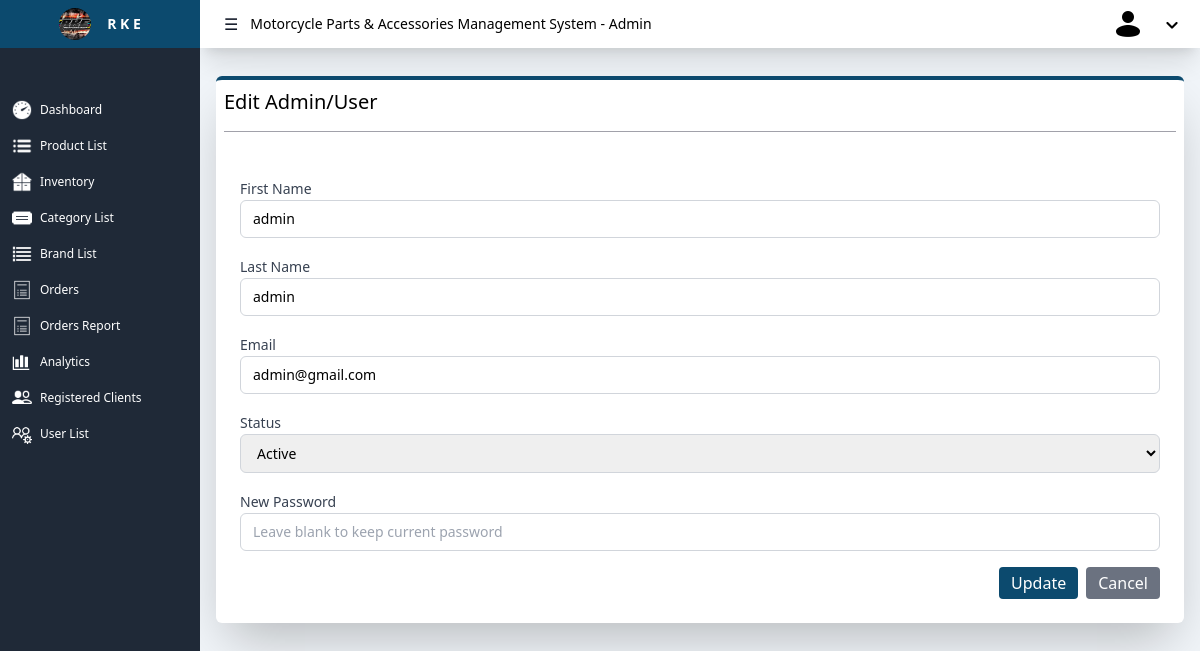
The app's page /admin/user/edit_user.php?id=1 with its own data.
### tables this page shows
CREATE TABLE `admin_list` (
  `id` int(11) NOT NULL AUTO_INCREMENT,
  `firstname` varchar(100) DEFAULT NULL,
  `lastname` varchar(100) DEFAULT NULL,
  `email` varchar(255) DEFAULT NULL,
  `password` varchar(255) DEFAULT NULL,
  `created_at` timestamp NOT NULL DEFAULT current_timestamp(),
  `status` enum('active','inactive') DEFAULT 'active',
  `avatar` varchar(255) DEFAULT NULL,
  PRIMARY KEY (`id`)
);

### admin/user/edit_user.php (the view, shortened to what this page needs)
<?php
$servername = "localhost";
$username = "root";
$password = "";
$dbname = "wbsif_db";
$conn = new mysqli($servername, $username, $password, $dbname);
if (isset($_GET['id'])) {
    $id = $_GET['id'];
    $sql = "SELECT * FROM admin_list WHERE id = ?";
    $stmt = $conn->prepare($sql);
    $stmt->bind_param("i", $id);
    $stmt->execute();
    $result = $stmt->get_result();
    $admin = $result->fetch_assoc();
} else {
    exit;
}
?>
<!DOCTYPE html>
<html lang="en">
<head>
    <script src="https://cdn.tailwindcss.com"></script>
    <link rel="stylesheet" href="../assets/style.css">
</head>
<body class="relative">
    <div class="flex h-screen">
        <nav id="nav-left" class="nav-left bg-gray-800 z-50 lg:relative flex flex-col transition-all duration-300">
            <ul class="flex flex-col text-xs h-full">
                <div class="flex items-center justify-center text-center p-2 bg-sky-900">
                    <img src="../images/logo.jpg" class="w-8 h-8 rounded-full cursor-pointer">
                    <h1 class="ml-4 text-sm text-white font-bold nav-title">R K E</h1>
                </div>
                <li class="mt-4">
                    <a href="../dashboard/dashboard.php" class="nav-link flex items-center p-2 text-white hover:bg-gray-500 mt-7">
                        <img src="../images/icons8-dashboard-50.png" class="w-5 h-5 mr-2 ml-1 filter brightness-0 invert">
                        <span>Dashboard</span>
                    </a>
                </li>
                <li>
                    <a href="../products/product_list.php" class="nav-link flex items-center p-2 text-white hover:bg-gray-500">
                        <img src="../images/icons8-bulleted-list-48.png" class="w-5 h-5 mr-2 ml-1 filter brightness-0 invert">
                        <span>Product List</span>
                    </a>
                </li>
                <li>
                    <a href="../inventory/product_stocks.php" class="nav-link flex items-center p-2 text-white hover:bg-gray-500">
                        <img src="../images/icons8-inventory-50.png" class="w-5 h-5 mr-2 ml-1 filter brightness-0 invert">
                        <span>Inventory</span>
                    </a>
                </li>
                <li>
                    <a href="../maintenance/list_of_category.php" class="nav-link flex items-center p-2 text-white hover:bg-gray-500">
                        <img src="../images/icons8-category-50 (1).png" class="w-5 h-5 mr-2 ml-1 filter brightness-0 invert">
                        <span>Category List</span>
                    </a>
                </li>
                <li>
                    <a href="../maintenance/list_of_brand.php" class="nav-link flex items-center p-2 text-white hover:bg-gray-500">
                        <img src="../images/icons8-list-50.png" class="w-5 h-5 mr-2 ml-1 filter brightness-0 invert">
                        <span>Brand List</span>
                    </a>
                </li>
                <li>
                    <a href="../orders/order_list.php" class="nav-link flex items-center p-2 text-white hover:bg-gray-500">
                        <img src="../images/icons8-order-50.png" class="w-5 h-5 mr-2 ml-1 filter brightness-0 invert">
                        <span>Orders</span>
                    </a>
                </li>
                <li>
                    <a href="../orders report/orders_report.php" class="nav-link flex items-center p-2 text-white hover:bg-gray-500">
                        <img src="../images/icons8-order-50.png" class="w-5 h-5 mr-2 ml-1 filter brightness-0 invert">
                        <span>Orders Report</span>
                    </a>
                </li>
                <li>
                    <a href="#" class="nav-link flex items-center p-2 text-white hover:bg-gray-500">
                        <img src="../images/icons8-analytics-30.png" class="w-5 h-5 mr-2 ml-1 filter brightness-0 invert">
                        <span>Analytics</span>
                    </a>
                </li>
                <li>
                    <a href="/wbsif/admin/clients/list_clients.php" class="nav-link flex items-center p-2 text-white hover:bg-gray-500">
                        <img src="../images/icons8-group-30.png" class="w-5 h-5 mr-2 ml-1 filter brightness-0 invert">
                        <span>Registered Clients</span>
                    </a>
                </li>
                <li>
                    <a href="../user/users.php" class="nav-link flex items-center p-2 text-white hover:bg-gray-500">
                        <img src="../images/icons8-users-settings-32.png" class="w-5 h-5 mr-2 ml-1 filter brightness-0 invert">
                        <span>User List</span>
                    </a>
                </li>
            </ul>
        </nav>
        <div class="flex flex-col flex-grow bg-slate-100">
            <div class="flex flex-col lg:flex-row shadow-xl p-2 bg-white">
                <div class="center-container flex items-center justify-start w-full lg:w-3/5">
                    <button class="hidden lg:block text-gray-900 p-1 ml-3" onclick="toggleNavLarge()">
                        ☰
                    </button>
                    <h1 class="text-black lg:text-sm hidden lg:block ml-2">Motorcycle Parts & Accessories Management System - Admin</h1>
                </div>
                <div class="dropdown-container flex items-center lg:w-1/5 ml-auto">
    <ul class="flex items-center w-full justify-end">
        <li class="list-none inline-block dropdown">
            <button class="dropbtn px-2 text-black flex items-center">
                <?php if (!empty($user_avatar)): ?>
                    <img src="<?php echo htmlspecialchars($user_avatar); ?>" alt="User Avatar" class="w-8 h-8 rounded-full mr-2">
                <?php else: ?>
                    <img src="../images/icons8-user-32.png" alt="Default Avatar" class="w-8 h-8 rounded-full mr-2">
                <?php endif; ?>
                <img src="../images/icons8-dropdown-24.png" class="ml-2" style="width: 1.5em; height: 1.5em; vertical-align: middle;">
            </button>
        </li>
    </ul>
</div>
            </div>
            <div>
                <div class="p-4 w-full h-full mt-3">
                    <div class="flex flex-col p-2 border-t-4 border-sky-900 rounded-md shadow-2xl bg-white">
                        <div class="flex items-center justify-between mb-4">
                            <h1 class="text-black text-xl">Edit Admin/User</h1>
                        </div>
                        <div class="relative w-full mb-7">
                            <div class="absolute left-0 right-0 bottom-0 border-t border-zinc-400"></div>
                        </div>
                        <div class="container  p-4">
                <div >
                    <form action="" method="post" >
                        <div class="mb-4">
                            <label for="firstname"  class="form-label text-sm text-gray-700">First Name</label>
                            <input type="text" name="firstname" id="firstname" value="<?php echo htmlspecialchars($admin['firstname']); ?>" class="w-full px-3 py-2 text-sm border border-gray-300 rounded-md focus:outline-none focus:ring-2 focus:ring-sky-600" required>
                        </div>
                        <div class="mb-4">
                            <label for="lastname" class="form-label text-sm text-gray-700">Last Name</label>
                            <input type="text" name="lastname" id="lastname" value="<?php echo htmlspecialchars($admin['lastname']); ?>" class="w-full px-3 py-2 text-sm border border-gray-300 rounded-md focus:outline-none focus:ring-2 focus:ring-sky-600" required>
                        </div>
                        <div class="mb-4">
                            <label for="email" class="form-label text-sm text-gray-700">Email</label>
                            <input type="email" name="email" id="email" value="<?php echo htmlspecialchars($admin['email']); ?>" class="w-full px-3 py-2 text-sm border border-gray-300 rounded-md focus:outline-none focus:ring-2 focus:ring-sky-600" required>
                        </div>
                        <div class="mb-4">
                            <label for="status" class="form-label text-sm text-gray-700">Status</label>
                            <select name="status" id="status" class="w-full px-3 py-2 text-sm border border-gray-300 rounded-md focus:outline-none focus:ring-2 focus:ring-sky-600" required>
                                <option value="active" <?php if ($admin['status'] === 'active') echo 'selected'; ?>>Active</option>
                            </select>
                        </div>
                        <div class="mb-4">
                            <label for="new_password" class="form-label text-sm text-gray-700">New Password</label>
                            <input type="password" name="new_password" id="new_password" placeholder="Leave blank to keep current password" class="w-full px-3 py-2 text-sm border border-gray-300 rounded-md focus:outline-none focus:ring-2 focus:ring-sky-600">
                        </div>
                        <div class="mt-4 flex justify-end">
                        <button type="submit" class="bg-sky-900 text-white py-1 px-3 rounded hover:bg-sky-700">Update</button>
                                            <a href="/wbsif/admin/user/users.php" class="ml-2 bg-gray-500 text-white py-1 px-3 rounded hover:bg-gray-700">Cancel</a>
                                        </div>
                    </form>
                </div>
            </div>
        </div>
    </div>
</body>
</html>

### admin/assets/style.css (style rules this page uses)
body, html { height: 100%; margin: 0; }
.nav-left { background-color: rgb(31 41 55); height: 100vh; transition: transform 0.3s ease-in-out, width 0.3s ease-in-out; position: fixed; top: 0; left: 0; transform: translateX(-100%); z-index: 40; }
@media (min-width: 1024px) { .nav-left { transform: translateX(0); width: 200px; position: relative; } }
.dropdown { position: relative; display: inline-block; }

### records on screen
admin_list: firstname "admin", lastname "admin", email "admin@gmail.com", status "Active"
